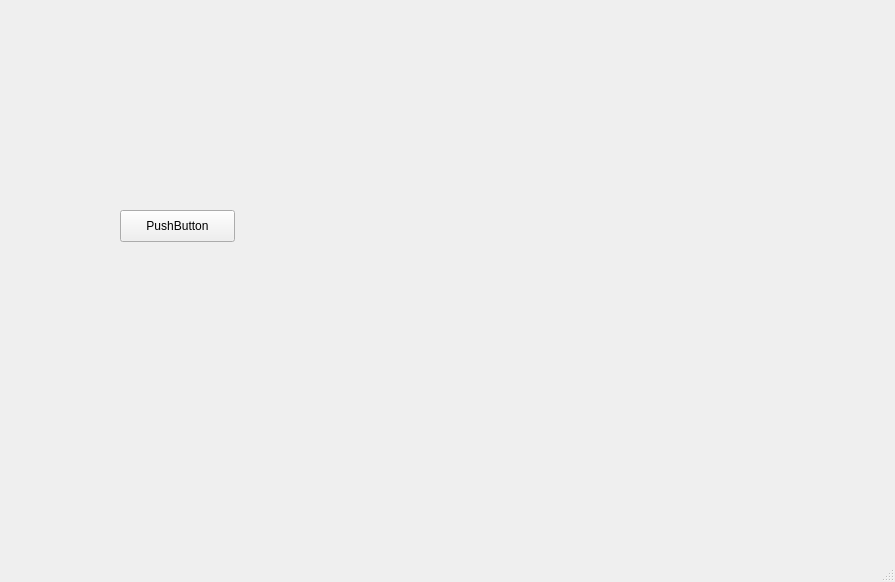
<?xml version="1.0" encoding="UTF-8"?>
<ui version="4.0">
 <class>Launcher</class>
 <widget class="QMainWindow" name="Launcher">
  <property name="geometry">
   <rect>
    <x>0</x>
    <y>0</y>
    <width>895</width>
    <height>582</height>
   </rect>
  </property>
  <property name="sizePolicy">
   <sizepolicy hsizetype="Preferred" vsizetype="Expanding">
    <horstretch>0</horstretch>
    <verstretch>0</verstretch>
   </sizepolicy>
  </property>
  <property name="windowTitle">
   <string>Launcher</string>
  </property>
  <property name="styleSheet">
   <string notr="true">
</string>
  </property>
  <widget class="QWidget" name="widget">
   <widget class="QPushButton" name="pushButton">
    <property name="geometry">
     <rect>
      <x>120</x>
      <y>210</y>
      <width>115</width>
      <height>32</height>
     </rect>
    </property>
    <property name="text">
     <string>PushButton</string>
    </property>
   </widget>
  </widget>
  <widget class="QStatusBar" name="statusBar"/>
 </widget>
 <layoutdefault spacing="6" margin="11"/>
 <resources/>
 <connections/>
</ui>
